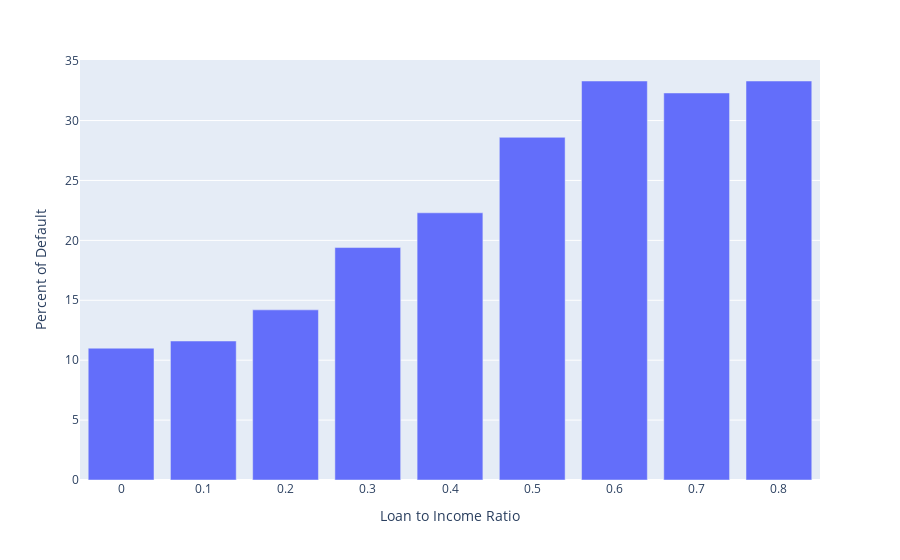

Notebook source saved alongside this figure:
### Markdown cell above
Defaulters go up as value of the loan goes up

### Code cell
# Loan Vs Income Vs loan status
Data_LC.Loan_Inc_Ratio=Data_LC.Loan_Inc_Ratio.apply(lambda x: round(x,1))
LS=Data_LC.groupby(by = "Loan_Inc_Ratio").loan_status.count()
LSp=pd.DataFrame(LS)
LSp['C_off']=0
for x in range (len(LSp)):
    LSp.iat[x,1]=len(Data_LC[(Data_LC.Loan_Inc_Ratio==LSp.index[x]) & (Data_LC.loan_status=="Charged Off") ])
LSp['percent']=LSp.C_off*100/LSp.loan_status
LSp.percent=LSp.percent.apply(lambda x : round(x,1))

fig=px.bar(y=LSp.percent,x=LSp.index,labels={'y':'Percent of Default','x':'Loan to Income Ratio'})
fig.show()

### Figure 1 — Plotly figure (JSON) as saved in the notebook; plotly's stock layout.template omitted (floating-point values rounded to 4 significant figures)
{"data": [{"alignmentgroup": "True", "hovertemplate": "Loan to Income Ratio=%{x}<br>Percent of Default=%{y}<extra></extra>", "legendgroup": "", "marker": {"color": "#636efa", "pattern": {"shape": ""}}, "name": "", "offsetgroup": "", "orientation": "v", "showlegend": false, "textposition": "auto", "type": "bar", "x": [0, 0.1, 0.2, 0.3, 0.4, 0.5, 0.6, 0.7, 0.8], "xaxis": "x", "y": [11, 11.6, 14.2, 19.4, 22.3, 28.6, 33.3, 32.3, 33.3], "yaxis": "y"}], "layout": {"barmode": "relative", "legend": {"tracegroupgap": 0}, "margin": {"t": 60}, "xaxis": {"anchor": "y", "domain": [0, 1], "title": {"text": "Loan to Income Ratio"}}, "yaxis": {"anchor": "x", "domain": [0, 1], "title": {"text": "Percent of Default"}}}}
